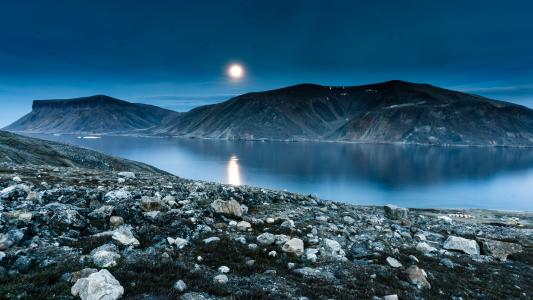
//> input picture data/1.jpg, 533 x 300 px
$ ./main018   (built with g++ and OpenCV 4)
//> lines starting //> are read from the running program, lines starting //| are printed output that depends on the picture
#include <opencv2/opencv.hpp>
#include <iostream>

using namespace cv;
using namespace std;

int main(int artc, char** argv) {
	Mat src = imread("../data/1.jpg");
//> src is the input picture: 300 rows x 533 cols, CV_8UC3; mean B, G, R 108.5, 84.1, 41.7

	if (src.empty()) {
		printf("could not load image...\n");
		return -1;
	}
	namedWindow("input", WINDOW_AUTOSIZE);
	Mat gray, dst;
	cvtColor(src, gray, COLOR_BGR2GRAY);
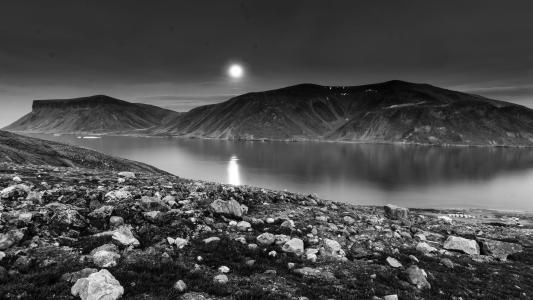
//> gray: 300 rows x 533 cols, CV_8UC1; min 0, max 255, mean 74.2
	imshow("input", gray);
	equalizeHist(gray, dst);
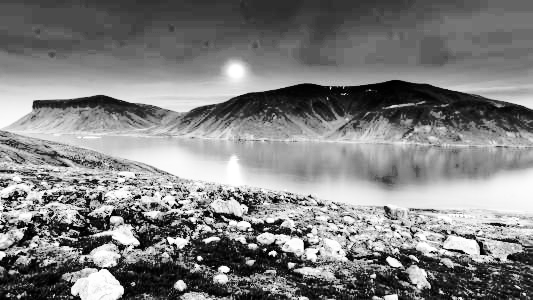
//> dst: 300 rows x 533 cols, CV_8UC1; min 0, max 255, mean 128.8
	imshow("eq", dst);

	waitKey(0);
	destroyAllWindows();
	return 0;
}
